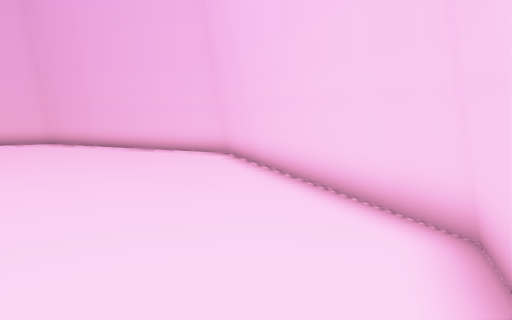
View 1 (above)

12 first-person views from a walk through a 3-D level made in the Unity game engine. The camera is 0.72 m above the floor, tilts 8° down and sees 75° across. The floor is counted in squares, 0.5 m on a side. Each view is taken from the middle of a square. On the plan, view 1 faces up. The plan holds only what a view shows up to about 15 squares ahead; the rest is blank. The place goes on beyond the plan. The player is left out. Some animated figures are not drawn.

View 2
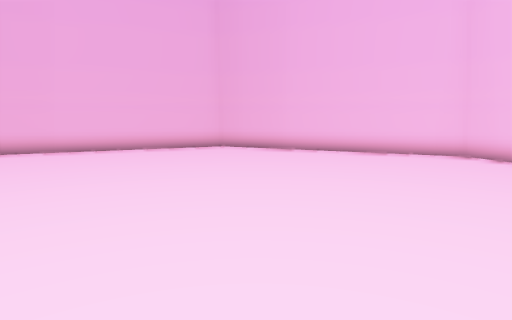

View 3
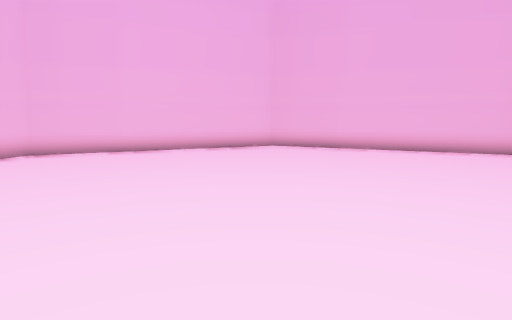

View 4
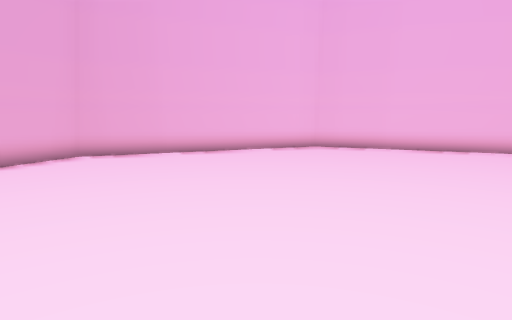

View 5
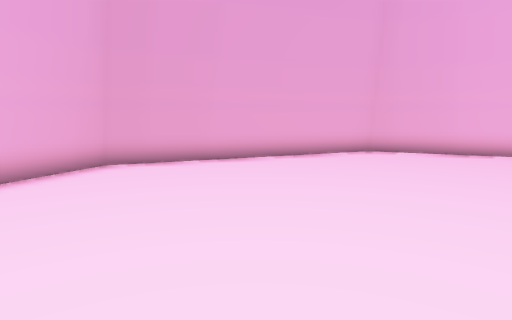

View 6
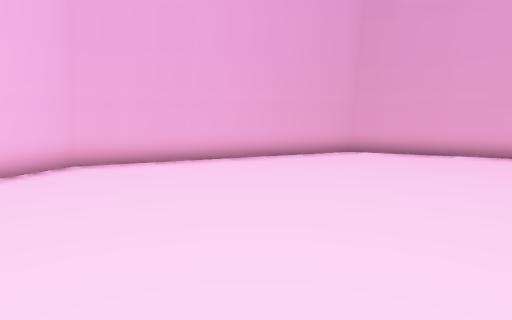

View 7
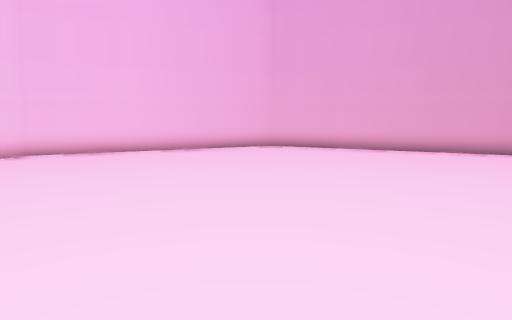

View 8
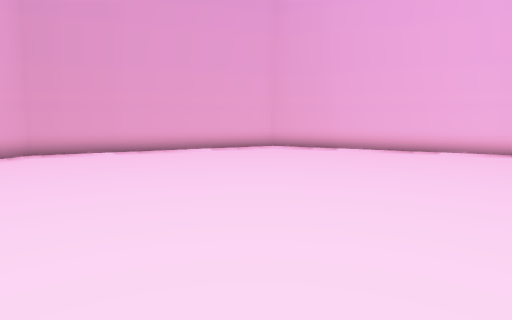

View 9
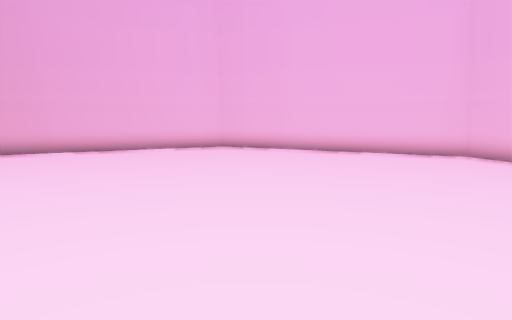

View 10
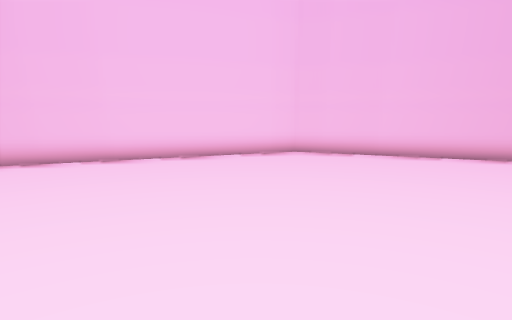

View 11
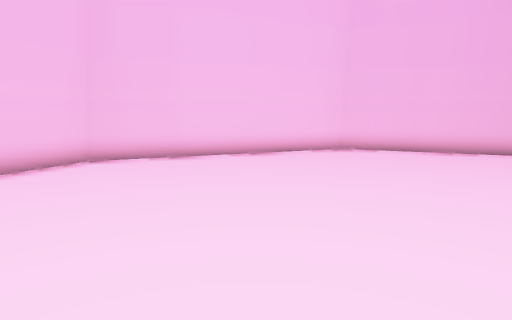

View 12
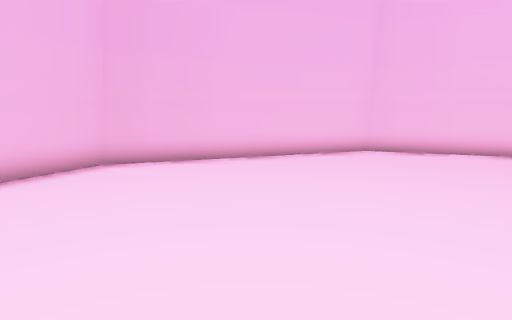

### Floor plan
Points are (right, up) in squares from view 1. A wall is a line through its corners. A room is listed if a view was taken in it or the views show most of it. See-through windows are left out.
Room 1 (views 1, 2, 3, 4, 5, 6, 7, 8, 9, 10, 11, 12)
walls: (-17.8, 11.9) (-21.2, 3.6) (-17.8, -4.8) (-9.5, -8.2) (-1.2, -4.7) (2.2, 3.5) (-1.3, 11.9) (-9.5, 15.3) (-17.8, 11.9)
low walls: (-19.5, 8.4) (-20.4, 6.1); (-12.2, 14.4) (-18, 12) (-18.5, 10.7); (-20.5, 5.9) (-21.5, 3.6) (-20.5, 1.2); (-19.4, -1.3) (-18, -4.9); (-20.4, 1) (-19.5, -1.2); (-18.6, 10.6) (-19.4, 8.5); (-7, 14.5) (-9.5, 15.5) (-12, 14.5); (-14.2, -6.5) (-11.6, -7.5); (-4.7, -6.4) (-1, -4.9) (0.4, -1.4); (-11.5, -7.6) (-9.5, -8.4) (-4.9, -6.5); (0.5, -1.2) (1.5, 1.3); (1.6, 1.4) (2.4, 3.5) (-1.1, 12) (-6.9, 14.4)

Positions as (right, up) in squares from view 1, and headings:
1: (0, 0), facing up
2: (-8, 1), facing up
3: (-8, 1), facing up-left
4: (-7, 1), facing left
5: (-6, 1), facing down-left
6: (-6, 4), facing down
7: (-11, 6), facing down-right
8: (-7, 5), facing down-left
9: (-7, 5), facing left
10: (-10, 5), facing right
11: (-11, 7), facing right
12: (-13, 6), facing up-right
